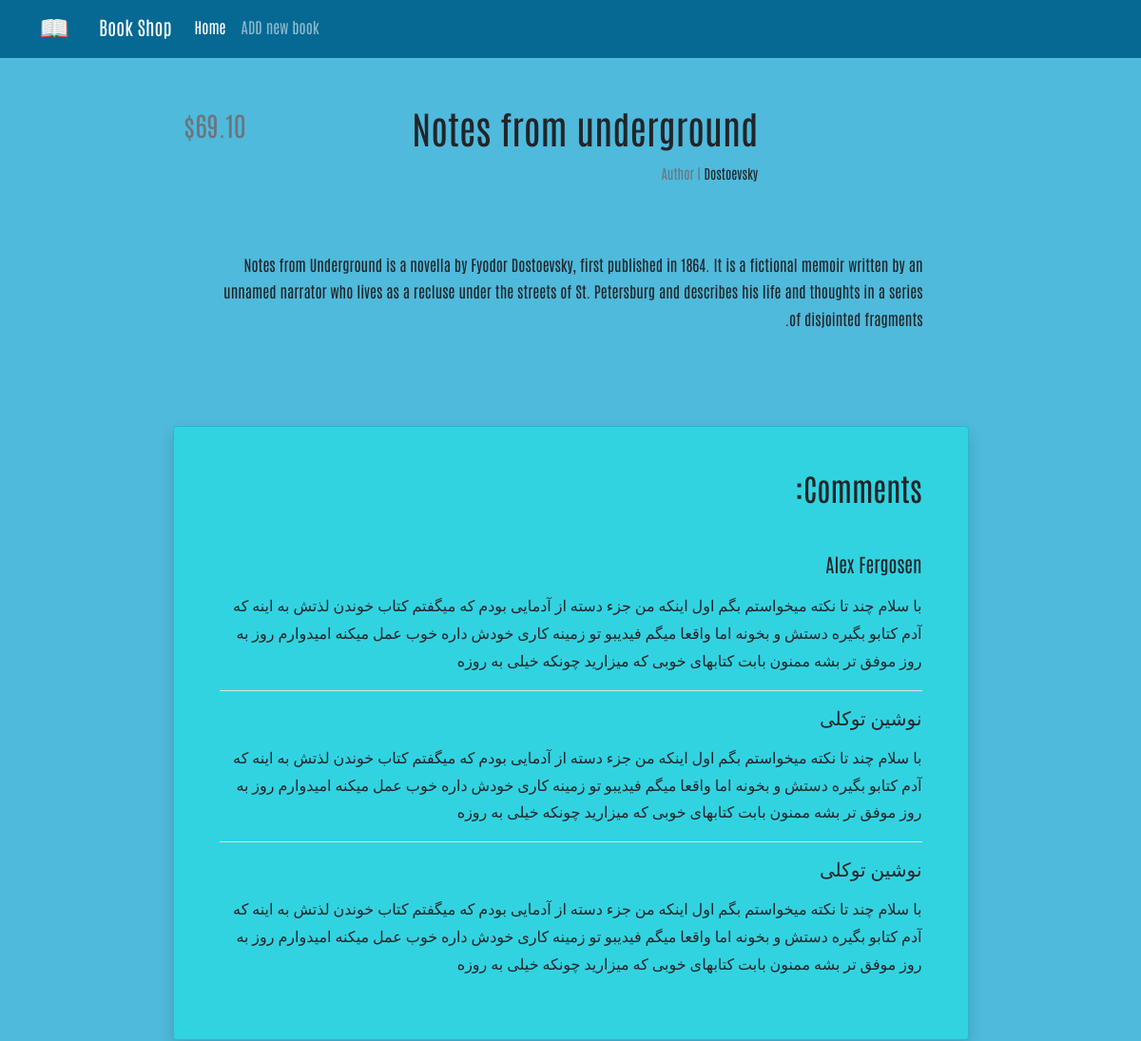
/books/1/ (upper part), run on an earlier commit of the app's database.
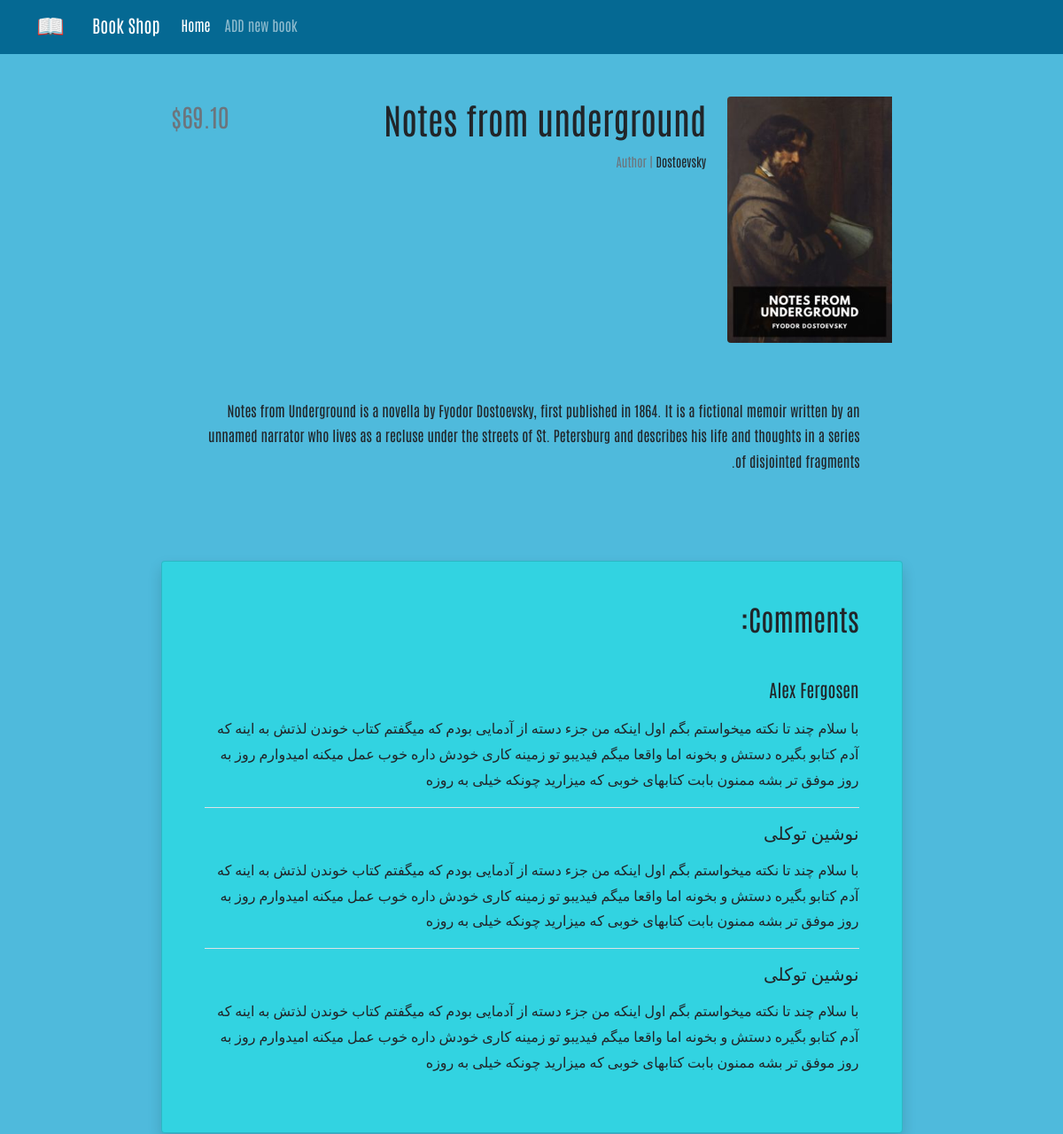
And on a later commit of the database.
### books/models.py (models this page shows, shortened)
class Book(models.Model):
    title = models.CharField(max_length=200)
    author = models.CharField(max_length=200)
    description = models.TextField()
    price = models.DecimalField(max_digits=5, decimal_places=2)
    cover = models.ImageField(upload_to='covers/', blank=True)

### books/views.py (the view)
# urls.py: path('<int:pk>/', BookDetailView.as_view(), name='book_detail'),
class BookDetailView(generic.DetailView):
    model = Book
    template_name = 'books/book_detail.html'

### books/templates/books/book_detail.html (shortened to what this page needs)
{% extends '_base.html' %}
{% block content %}
    <div class="container mt-5" dir="rtl">
        <div class="">
            <div class="">
                <div class="d-flex justify-content-center">
                    <div class="row w-sm-75 w-100">
                        <div class="col-xs-12 col-md-3 d-flex justify-content-center">
                            <div>
                                {% if book.cover %}
                                <img src="{{ book.cover.url }}"
                                     class="img-fluid rounded-start" alt="...">
                                {% endif %}
                            </div>
                        </div>
                        <div class="col-xs-12 col-md-6 text-center text-md-end mt-md-1 mt-4">
                            <h1>{{ book.title}}</h1>
                            <h5 class="small my-1"><span class="text-muted">Author | </span>{{ book.author}}</h5>
                        </div>
                        <div class="col-xs-12 col-md-3 d-flex flex-column">
                            <h3 class="align-self-center pt-2 text-muted align-self-md-end">
                                ${{book.price}}
                            </h3>
                        </div>
                    </div>
                </div>
                <div class="d-flex justify-content-center">
                    <div class="my-3 p-5 w-sm-75 w-100">
                        {{ book.description|linebreaks}}
                    </div>
                </div>
                <div class="d-flex justify-content-center">
                    <div class="card shadow my-3 p-5 w-sm-75 w-100" style="background-color: rgba(0,255,234,0.36);">
                        <h2 class="mb-5">Comments:</h2>
                        <div class="border-bottom mb-3">
                            <h5 class="mb-3">Alex Fergosen</h5>
                            <p>با سلام چند تا نکته میخواستم بگم اول اینکه من جزء دسته از آدمایی بودم که میگفتم کتاب
                                خوندن لذتش
                                به اینه که آدم کتابو بگیره دستش و بخونه اما واقعا میگم فیدیبو تو زمینه کاری خودش داره
                                خوب عمل
                                میکنه امیدوارم روز به روز موفق تر بشه ممنون بابت کتابهای خوبی که میزارید چونکه خیلی به
                                روزه</p>
                        </div>
                        <div class="border-bottom mb-3">
                            <h5 class="mb-3">نوشین توکلی</h5>
                            <p>با سلام چند تا نکته میخواستم بگم اول اینکه من جزء دسته از آدمایی بودم که میگفتم کتاب
                                خوندن لذتش
                                به اینه که آدم کتابو بگیره دستش و بخونه اما واقعا میگم فیدیبو تو زمینه کاری خودش داره
                                خوب عمل
                                میکنه امیدوارم روز به روز موفق تر بشه ممنون بابت کتابهای خوبی که میزارید چونکه خیلی به
                                روزه</p>
                        </div>
                        <div>
                            <h5 class="mb-3">نوشین توکلی</h5>
                            <p>با سلام چند تا نکته میخواستم بگم اول اینکه من جزء دسته از آدمایی بودم که میگفتم کتاب
                                خوندن لذتش
                                به اینه که آدم کتابو بگیره دستش و بخونه اما واقعا میگم فیدیبو تو زمینه کاری خودش داره
                                خوب عمل
                                میکنه امیدوارم روز به روز موفق تر بشه ممنون بابت کتابهای خوبی که میزارید چونکه خیلی به
                                روزه</p>
                        </div>
                    </div>
                </div>
            </div>
        </div>
    </div>
{% endblock %}

What changed in the data, as far as the page shows it:
changed Book "Notes from underground": cover: picture added
